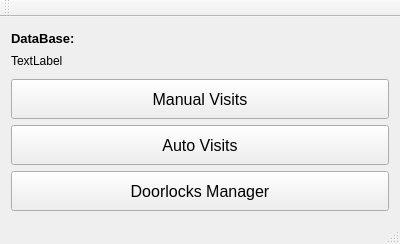
<?xml version="1.0" encoding="UTF-8"?>
<ui version="4.0">
 <class>MainWindow</class>
 <widget class="QMainWindow" name="MainWindow">
  <property name="geometry">
   <rect>
    <x>0</x>
    <y>0</y>
    <width>400</width>
    <height>244</height>
   </rect>
  </property>
  <property name="sizePolicy">
   <sizepolicy hsizetype="Preferred" vsizetype="Preferred">
    <horstretch>0</horstretch>
    <verstretch>1</verstretch>
   </sizepolicy>
  </property>
  <property name="windowTitle">
   <string>MainWindow</string>
  </property>
  <widget class="QWidget" name="centralWidget">
   <layout class="QVBoxLayout" name="verticalLayout">
    <item>
     <widget class="QLabel" name="label">
      <property name="font">
       <font>
        <pointsize>10</pointsize>
        <weight>75</weight>
        <bold>true</bold>
       </font>
      </property>
      <property name="text">
       <string>DataBase:</string>
      </property>
     </widget>
    </item>
    <item>
     <widget class="QLabel" name="dbnamelabel">
      <property name="text">
       <string>TextLabel</string>
      </property>
      <property name="textFormat">
       <enum>Qt::PlainText</enum>
      </property>
      <property name="alignment">
       <set>Qt::AlignLeading|Qt::AlignLeft|Qt::AlignTop</set>
      </property>
     </widget>
    </item>
    <item>
     <widget class="QPushButton" name="manualVisitsButton">
      <property name="sizePolicy">
       <sizepolicy hsizetype="Minimum" vsizetype="Fixed">
        <horstretch>0</horstretch>
        <verstretch>3</verstretch>
       </sizepolicy>
      </property>
      <property name="minimumSize">
       <size>
        <width>0</width>
        <height>40</height>
       </size>
      </property>
      <property name="font">
       <font>
        <pointsize>12</pointsize>
       </font>
      </property>
      <property name="text">
       <string>Manual Visits</string>
      </property>
     </widget>
    </item>
    <item>
     <widget class="QPushButton" name="autoVisitsButton">
      <property name="sizePolicy">
       <sizepolicy hsizetype="Minimum" vsizetype="Fixed">
        <horstretch>0</horstretch>
        <verstretch>3</verstretch>
       </sizepolicy>
      </property>
      <property name="minimumSize">
       <size>
        <width>0</width>
        <height>40</height>
       </size>
      </property>
      <property name="font">
       <font>
        <pointsize>12</pointsize>
       </font>
      </property>
      <property name="text">
       <string>Auto Visits</string>
      </property>
     </widget>
    </item>
    <item>
     <widget class="QPushButton" name="doorManagerButton">
      <property name="sizePolicy">
       <sizepolicy hsizetype="Minimum" vsizetype="Fixed">
        <horstretch>0</horstretch>
        <verstretch>3</verstretch>
       </sizepolicy>
      </property>
      <property name="minimumSize">
       <size>
        <width>0</width>
        <height>40</height>
       </size>
      </property>
      <property name="font">
       <font>
        <pointsize>12</pointsize>
       </font>
      </property>
      <property name="text">
       <string>Doorlocks Manager</string>
      </property>
     </widget>
    </item>
   </layout>
  </widget>
  <widget class="QMenuBar" name="menuBar">
   <property name="geometry">
    <rect>
     <x>0</x>
     <y>0</y>
     <width>400</width>
     <height>21</height>
    </rect>
   </property>
  </widget>
  <widget class="QToolBar" name="mainToolBar">
   <attribute name="toolBarArea">
    <enum>TopToolBarArea</enum>
   </attribute>
   <attribute name="toolBarBreak">
    <bool>false</bool>
   </attribute>
  </widget>
  <widget class="QStatusBar" name="statusBar"/>
 </widget>
 <layoutdefault spacing="6" margin="11"/>
 <resources/>
 <connections/>
</ui>
